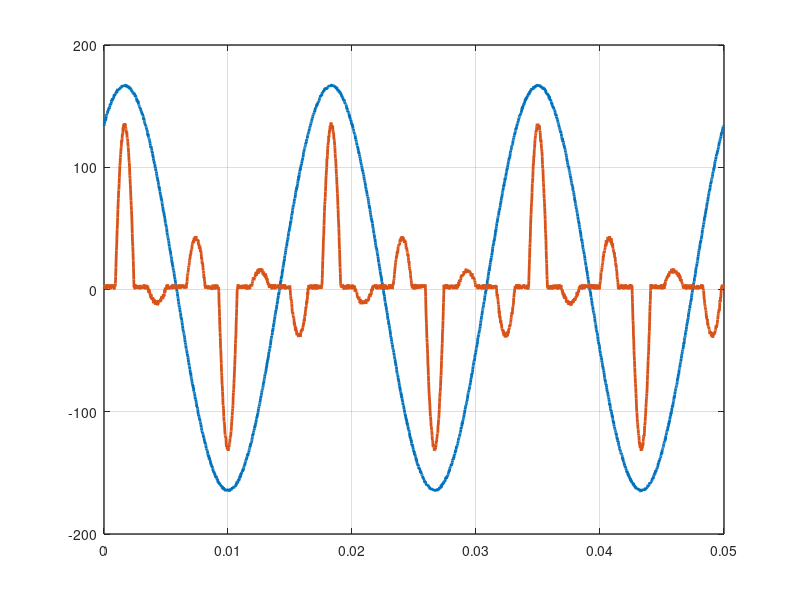

Recreate this plot in MATLAB.
% This code generates typical waveforms for voltage and current.

% some Plot defaults
set(0,"defaultlinelinewidth",2);
set(0,"defaultaxeslinewidth",1);

% Typically, in a digital oscilloscope there are 2500 horizontal points. 
% Oscilloscopes have 10 main horizontal divisions, each with 250 points. 
% The screen capture will produce a file (a vector) of 2500 values. 

% We assume the circuits are mains-powered (120 VAC @ 60 Hz)

% The voltage is in Volts
% The current is in milliamps. 



V_rms = 117; % rms voltage
theta = 0.3*pi; %relative phase of voltage in the screen 
secDiv = 0.005; % 2 ms/div : seconds per division

% computed:
Ts = secDiv / 250; % sampling time
Freq = 60; % fundamental frequency 
V_ampl = V_rms*sqrt(2);
t = (0:2499)'*Ts;


%%% GENERATE TYPICAL VOLTAGE %%%%%

% generate the voltage source
V_wave_pure = V_ampl*sin(2*pi*Freq*t + theta);  

% apply some small noise
V_wave = V_wave_pure + 0.02*V_rms*rand(size(V_wave_pure));


%%% GENERATE TYPICAL CURRENT %%%%
thres = 0.96;

base1 = sin(2*pi*Freq*t + theta);
I_base1 = max(0,base1-thres)+min(0,base1+thres);

base2 = sin(2*pi*Freq*t + theta + 5*pi/16);
I_base2 = max(0,base2-thres)+min(0,base2+thres);

base3 = sin(2*pi*Freq*t + theta - 5*pi/16);
I_base3 = max(0,base3-thres)+min(0,base3+thres);

% make current in amps
I_wave_pure = 10^(-3)*20*V_ampl*(I_base1 -.3*I_base2 -.1*I_base3);
I_rms = sqrt(mean(I_wave_pure.^2));

% apply some small noise
I_wave = I_wave_pure + 0.1*I_rms*rand(size(I_wave_pure));

% to plot current together with voltage, express current in milliamps

figure(1);
plot(t,[V_wave, 10^3*I_wave]);  % voltage in volts, current in milliamps
grid on;

% store waveforms
dlmwrite('data_voltage.txt',[t, V_wave]);
dlmwrite('data_current.txt',[t, I_wave]);



